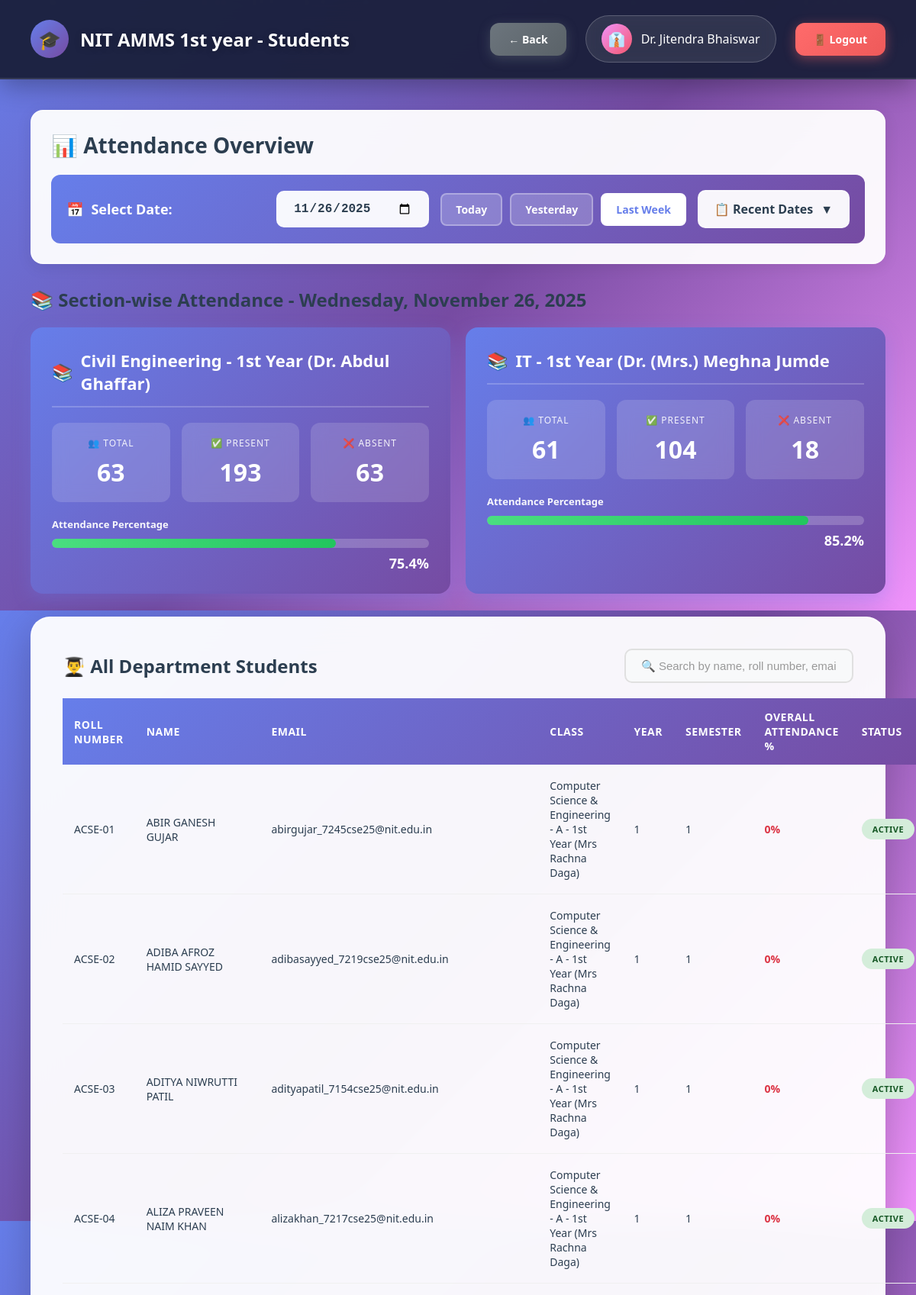
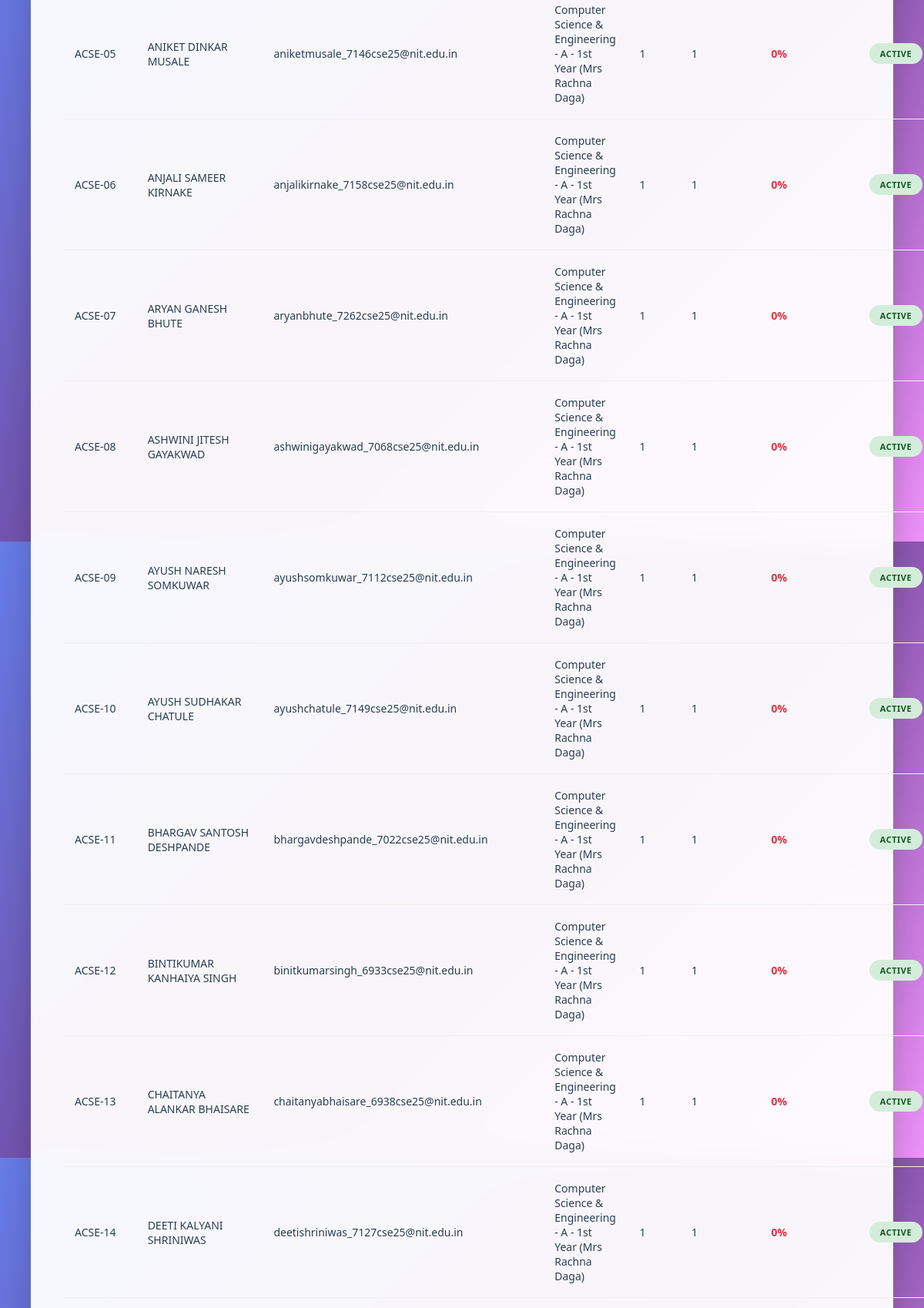
/hod/view_students.php?date=2025-11-26 (signed in, upper part), run on the app's committed database (2 pictures, top to bottom).
### tables this page shows
CREATE TABLE `departments` (
  `id` int(11) NOT NULL,
  `dept_name` varchar(100) NOT NULL,
  `dept_code` varchar(20) NOT NULL,
  `hod_id` int(11) DEFAULT NULL,
  `created_at` timestamp NOT NULL DEFAULT current_timestamp()
);

CREATE TABLE `users` (
  `id` int(11) NOT NULL,
  `username` varchar(50) NOT NULL,
  `password` varchar(255) NOT NULL,
  `full_name` varchar(100) NOT NULL,
  `email` varchar(100) NOT NULL,
  `phone` varchar(15) DEFAULT NULL,
  `photo` varchar(255) DEFAULT NULL,
  `role` enum('admin','hod','teacher','student','parent','superadmin') NOT NULL,
  `department_id` int(11) DEFAULT NULL,
  `is_active` tinyint(1) DEFAULT 1,
  `created_at` timestamp NOT NULL DEFAULT current_timestamp()
);

CREATE TABLE `classes` (
  `id` int(11) NOT NULL,
  `class_name` varchar(100) NOT NULL,
  `department_id` int(11) NOT NULL,
  `year` int(11) NOT NULL,
  `section` varchar(10) NOT NULL,
  `teacher_id` int(11) NOT NULL,
  `semester` int(11) NOT NULL,
  `academic_year` varchar(20) NOT NULL,
  `created_at` timestamp NOT NULL DEFAULT current_timestamp()
);

### db.php (called while the page is built, shortened)
<?php
$conn = new mysqli(DB_HOST, DB_USER, DB_PASS, DB_NAME);
$conn->set_charset("utf8mb4");
$conn->query("SET time_zone = '+05:30'");
function isLoggedIn() {
    return isset($_SESSION['user_id']) && isset($_SESSION['role']);
}
function getCurrentUser() {
    global $conn;
    $user_id = $_SESSION['user_id'];
    $role = $_SESSION['role'];
    if ($role === 'student') {
        $query = "SELECT * FROM students WHERE id = ?";
    } elseif ($role === 'parent') {
        $query = "SELECT * FROM parents WHERE id = ?";
    } else {
        $query = "SELECT * FROM users WHERE id = ?";
    }
    $stmt = $conn->prepare($query);
    $stmt->bind_param("i", $user_id);
    $stmt->execute();
    $result = $stmt->get_result();
    return $result->fetch_assoc();
}
?>

### hod/view_students.php (the view, shortened to what this page needs)
<?php
require_once '../db.php';
$user = getCurrentUser();
$department_id = $_SESSION['department_id'];
$selected_date = isset($_GET['date']) ? $_GET['date'] : date('Y-m-d');
$dept_query = "SELECT * FROM departments WHERE id = ?";
$stmt = $conn->prepare($dept_query);
$stmt->bind_param("i", $department_id);
$stmt->execute();
$department = $stmt->get_result()->fetch_assoc();
$available_dates_query = "SELECT DISTINCT DATE(sa.attendance_date) as date
FROM student_attendance sa
INNER JOIN students s ON sa.student_id = s.id
WHERE s.department_id = ?
ORDER BY date DESC
LIMIT 90";
$stmt = $conn->prepare($available_dates_query);
$stmt->bind_param("i", $department_id);
$stmt->execute();
$available_dates_result = $stmt->get_result();
$available_dates = [];
while ($row = $available_dates_result->fetch_assoc()) {
    $available_dates[] = $row['date'];
}
$section_summary_query = "SELECT
    c.class_name,
    c.id as class_id,
    COUNT(DISTINCT s.id) as total_students,
    COALESCE(SUM(CASE WHEN sa.status = 'present' AND DATE(sa.attendance_date) = ? THEN 1 ELSE 0 END), 0) as daily_present,
    COALESCE(SUM(CASE WHEN sa.status = 'absent' AND DATE(sa.attendance_date) = ? THEN 1 ELSE 0 END), 0) as daily_absent,
    COALESCE(SUM(CASE WHEN DATE(sa.attendance_date) = ? THEN 1 ELSE 0 END), 0) as daily_total
FROM classes c
LEFT JOIN students s ON c.id = s.class_id AND s.is_active = 1 AND s.department_id = ?
LEFT JOIN student_attendance sa ON s.id = sa.student_id
WHERE c.department_id = ?
GROUP BY c.id, c.class_name
HAVING daily_total > 0
ORDER BY c.class_name";
$stmt = $conn->prepare($section_summary_query);
$stmt->bind_param("sssii", $selected_date, $selected_date, $selected_date, $department_id, $department_id);
$stmt->execute();
$section_summary = $stmt->get_result();
$students_query = "SELECT s.*, c.class_name,
                   (SELECT COUNT(*) FROM student_attendance WHERE student_id = s.id) as total_attendance,
                   (SELECT COUNT(*) FROM student_attendance WHERE student_id = s.id AND status = 'present') as present_count
                   FROM students s
                   LEFT JOIN classes c ON s.class_id = c.id
                   WHERE s.department_id = ? AND s.is_active = 1
                   ORDER BY s.roll_number";
$stmt = $conn->prepare($students_query);
$stmt->bind_param("i", $department_id);
$stmt->execute();
$students = $stmt->get_result();
?>
<!DOCTYPE html>
<html lang="en">
<head>
</head>
<body>
    <div class="particles" id="particles"></div>
    <nav class="navbar">
        <div class="navbar-brand">
            <div class="navbar-logo">🎓</div>
            <h1>NIT AMMS <?php echo htmlspecialchars($department['dept_name']); ?> - Students</h1>
        </div>
        <div class="user-info">
            <a href="index.php" class="btn btn-secondary">← Back</a>
            <div class="user-profile">
                <div class="user-avatar">👔</div>
                <span><?php echo htmlspecialchars($user['full_name']); ?></span>
            </div>
            <a href="../logout.php" class="btn btn-danger">🚪 Logout</a>
        </div>
    </nav>
    <div class="main-content">
        <div class="page-header">
            <h2>📊 Attendance Overview</h2>
            <div class="date-picker-section">
                <div class="date-picker-label">
                    <span>📅</span>
                    <span>Select Date:</span>
                </div>
                <div class="date-controls">
                    <div class="date-input-wrapper">
                        <input type="date"
                               class="date-input"
                               id="dateInput"
                               value="<?php echo $selected_date; ?>"
                               max="<?php echo date('Y-m-d'); ?>"
                               onchange="window.location.href='?date=' + this.value">
                    </div>
                    <div class="quick-dates">
                        <a href="?date=<?php echo date('Y-m-d'); ?>"
                           class="quick-date-btn <?php echo $selected_date === date('Y-m-d') ? 'active' : ''; ?>">
                            Today
                        </a>
                        <a href="?date=<?php echo date('Y-m-d', strtotime('-1 day')); ?>"
                           class="quick-date-btn <?php echo $selected_date === date('Y-m-d', strtotime('-1 day')) ? 'active' : ''; ?>">
                            Yesterday
                        </a>
                        <a href="?date=<?php echo date('Y-m-d', strtotime('-7 days')); ?>"
                           class="quick-date-btn <?php echo $selected_date === date('Y-m-d', strtotime('-7 days')) ? 'active' : ''; ?>">
                            Last Week
                        </a>
                    </div>
                    <?php if (count($available_dates) > 0): ?>
                    <div class="available-dates-dropdown">
                        <div class="dropdown-btn">
                            📋 Recent Dates
                            <span>▼</span>
                        </div>
                    </div>
                    <?php endif; ?>
                </div>
            </div>
        </div>
        <div class="summary-section">
            <h3>📚 Section-wise Attendance - <?php echo date('l, F d, Y', strtotime($selected_date)); ?></h3>
            <?php if ($section_summary->num_rows > 0): ?>
                <div class="summary-grid">
                    <?php while ($section = $section_summary->fetch_assoc()):
                        $daily_percentage = $section['daily_total'] > 0
                            ? round(($section['daily_present'] / $section['daily_total']) * 100, 1)
                            : 0;
                    ?>
                    <div class="summary-card">
                        <h4>
                            <span>📚</span>
                            <?php echo htmlspecialchars($section['class_name']); ?>
                        </h4>
                        <div class="stats-grid">
                            <div class="stat-box">
                                <div class="stat-label">👥 Total</div>
                                <div class="stat-value"><?php echo $section['total_students']; ?></div>
                            </div>
                            <div class="stat-box">
                                <div class="stat-label">✅ Present</div>
                                <div class="stat-value"><?php echo $section['daily_present']; ?></div>
                            </div>
                            <div class="stat-box">
                                <div class="stat-label">❌ Absent</div>
                                <div class="stat-value"><?php echo $section['daily_absent']; ?></div>
                            </div>
                        </div>
                        <div class="progress-section">
                            <div class="progress-label">Attendance Percentage</div>
                            <div class="progress-bar-container">
                                <div class="progress-bar" style="width: <?php echo $daily_percentage; ?>%"></div>
                            </div>
                            <div class="progress-percentage"><?php echo $daily_percentage; ?>%</div>
                        </div>
                    </div>
                    <?php endwhile; ?>
                </div>
            <?php endif; ?>
        </div>
        <div class="table-container">
            <div style="display: flex; justify-content: space-between; align-items: center; margin-bottom: 20px; flex-wrap: wrap; gap: 15px;">
                <h3 style="margin: 0;">👨‍🎓 All Department Students</h3>
                <div class="search-box">
                    <input type="text"
                           id="searchInput"
                           placeholder="🔍 Search by name, roll number, email..."
                           class="search-input">
                </div>
            </div>
            <?php if ($students->num_rows > 0): ?>
                <table id="studentsTable">
                    <thead>
                        <tr>
                            <th>Roll Number</th>
                            <th>Name</th>
                            <th>Email</th>
                            <th>Class</th>
                            <th>Year</th>
                            <th>Semester</th>
                            <th>Overall Attendance %</th>
                            <th>Status</th>
                        </tr>
                    </thead>
                    <tbody>
                        <?php while ($student = $students->fetch_assoc()):
                            $attendance_percentage = $student['total_attendance'] > 0
                                ? round(($student['present_count'] / $student['total_attendance']) * 100, 2)
                                : 0;
                        ?>
                        <tr>
                            <td><?php echo htmlspecialchars($student['roll_number']); ?></td>
                            <td><?php echo htmlspecialchars($student['full_name']); ?></td>
                            <td><?php echo htmlspecialchars($student['email']); ?></td>
                            <td><?php echo htmlspecialchars($student['class_name']); ?></td>
                            <td><?php echo $student['year']; ?></td>
                            <td><?php echo $student['semester']; ?></td>
                            <td>
                                <strong style="color: <?php echo $attendance_percentage >= 75 ? '#28a745' : '#dc3545'; ?>">
                                    <?php echo $attendance_percentage; ?>%
                                </strong>
                            </td>
                            <td><span class="badge badge-success">Active</span></td>
                        </tr>
                        <?php endwhile; ?>
                    </tbody>
                </table>
            <?php else: ?>
                <div class="alert alert-info">No students found in this department.</div>
            <?php endif; ?>
        </div>
    </div>
</body>
</html>

### data on the page
departments: dept_name "1st year"
users: full_name "Dr. Jitendra Bhaiswar"
classes: class_name "Civil Engineering - 1st Year (Dr. Abdul Ghaffar)", total_students "63", daily_present "193", daily_absent "63", daily_percentage "75.4"
classes: class_name "IT - 1st Year (Dr. (Mrs.) Meghna Jumde", total_students "61", daily_present "104", daily_absent "18", daily_percentage "85.2"

### other printed values
date('l, F d, Y', strtotime($selected_date)) "Wednesday, November 26, 2025"
$student['roll_number'] "ACSE-01"
$student['full_name'] "ABIR GANESH GUJAR"
$student['email'] "abirgujar_7245cse25@nit.edu.in"
$student['class_name'] "Computer Science & Engineering - A - 1st Year (Mrs Rachna Daga)"
$student['year'] "1"
$student['semester'] "1"
$attendance_percentage "0"
$student['roll_number'] "ACSE-02"
$student['full_name'] "ADIBA AFROZ HAMID SAYYED"
$student['email'] "adibasayyed_7219cse25@nit.edu.in"
$student['roll_number'] "ACSE-03"
$student['full_name'] "ADITYA NIWRUTTI PATIL"
$student['email'] "adityapatil_7154cse25@nit.edu.in"
$student['roll_number'] "ACSE-04"
